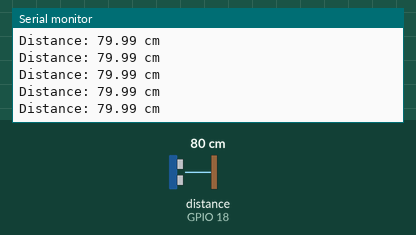
A sketch run on a simulated ESP32. Shown: the last lines printed to the serial monitor. Wiring (inferred from the names in the program): ultrasonic range finder: trigger GPIO 5; echo GPIO 18. The inputs (shaded band) are chosen by the test bench; at power-on: distance to the obstacle (sensor on GPIO 18) 80 cm. The echo pulse lasts 58.3 µs per cm.

Above: at 1.2 s.
1.3 s: distance to the obstacle (sensor on GPIO 18) set to 2 cm
At 1.59 s:
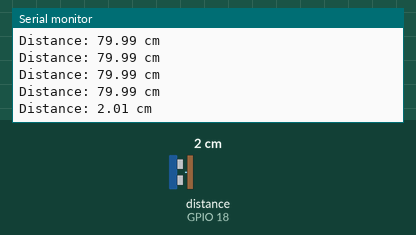
2.8 s: distance to the obstacle (sensor on GPIO 18) set to 4 cm
At 2.8 s:
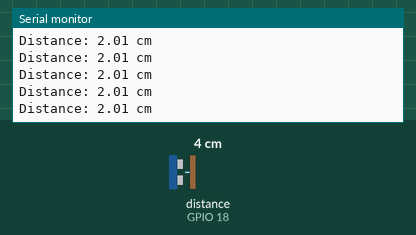
Timing chart, 0 to 5.8 s (numbered marks = the images above; inputs shaded):
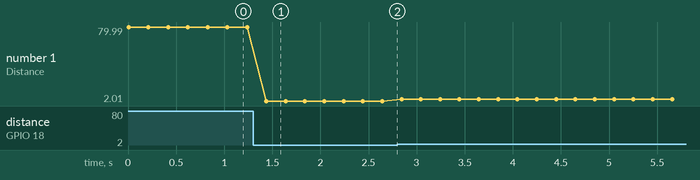

The sketch:

kestral_ultrasonicsensor_test.ino.ino
```cpp
#define TRIG_PIN 5
#define ECHO_PIN 18

void setup() {
  Serial.begin(115200);

  pinMode(TRIG_PIN, OUTPUT);
  pinMode(ECHO_PIN, INPUT);

  digitalWrite(TRIG_PIN, LOW);

  Serial.println("HC-SR04 Ultrasonic Sensor Test");
}

void loop() {
  // Send a 10-microsecond trigger pulse
  digitalWrite(TRIG_PIN, LOW);
  delayMicroseconds(2);

  digitalWrite(TRIG_PIN, HIGH);
  delayMicroseconds(10);
  digitalWrite(TRIG_PIN, LOW);

  // Read echo duration (30 ms timeout)
  unsigned long duration = pulseIn(ECHO_PIN, HIGH, 30000UL);

  if (duration == 0) {
    Serial.println("No echo received / Out of range");
  } else {
    // Calculate distance in centimeters
    float distance = duration * 0.0343 / 2.0;

    Serial.print("Distance: ");
    Serial.print(distance, 2);
    Serial.println(" cm");
  }

  delay(200);
}
```

Measured:
- after the input at 1.3 s, the serial monitor: prints a new line after 0.14 s (image 1)
- plotted number 1: 79.99 → 2.01 after the input at 1.3 s, 2.01 → 4.01 after the input at 2.8 s
